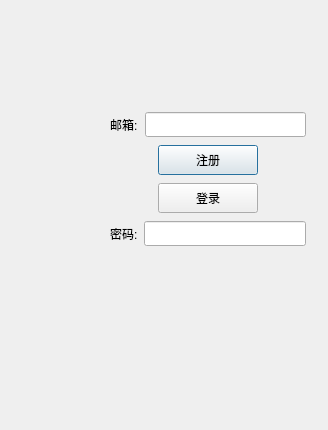
<?xml version="1.0" encoding="UTF-8"?>
<ui version="4.0">
 <class>UserLoginDialog</class>
 <widget class="QDialog" name="UserLoginDialog">
  <property name="geometry">
   <rect>
    <x>0</x>
    <y>0</y>
    <width>328</width>
    <height>430</height>
   </rect>
  </property>
  <property name="windowTitle">
   <string>Dialog</string>
  </property>
  <widget class="QWidget" name="">
   <property name="geometry">
    <rect>
     <x>110</x>
     <y>110</y>
     <width>196</width>
     <height>138</height>
    </rect>
   </property>
   <layout class="QVBoxLayout" name="verticalLayout_2">
    <item>
     <layout class="QHBoxLayout" name="horizontalLayout_8">
      <property name="spacing">
       <number>7</number>
      </property>
      <property name="leftMargin">
       <number>0</number>
      </property>
      <property name="topMargin">
       <number>0</number>
      </property>
      <property name="rightMargin">
       <number>0</number>
      </property>
      <property name="bottomMargin">
       <number>0</number>
      </property>
      <item>
       <widget class="QLabel" name="user_label_2">
        <property name="minimumSize">
         <size>
          <width>0</width>
          <height>25</height>
         </size>
        </property>
        <property name="text">
         <string>邮箱:</string>
        </property>
       </widget>
      </item>
      <item>
       <widget class="QLineEdit" name="user_edit_2">
        <property name="minimumSize">
         <size>
          <width>0</width>
          <height>25</height>
         </size>
        </property>
       </widget>
      </item>
     </layout>
    </item>
    <item>
     <layout class="QHBoxLayout" name="horizontalLayout_9">
      <item>
       <spacer name="horizontalSpacer_8">
        <property name="orientation">
         <enum>Qt::Horizontal</enum>
        </property>
        <property name="sizeHint" stdset="0">
         <size>
          <width>40</width>
          <height>20</height>
         </size>
        </property>
       </spacer>
      </item>
      <item>
       <widget class="QPushButton" name="reg_btn_2">
        <property name="minimumSize">
         <size>
          <width>100</width>
          <height>30</height>
         </size>
        </property>
        <property name="text">
         <string>注册</string>
        </property>
       </widget>
      </item>
      <item>
       <spacer name="horizontalSpacer_9">
        <property name="orientation">
         <enum>Qt::Horizontal</enum>
        </property>
        <property name="sizeHint" stdset="0">
         <size>
          <width>40</width>
          <height>20</height>
         </size>
        </property>
       </spacer>
      </item>
     </layout>
    </item>
    <item>
     <layout class="QHBoxLayout" name="horizontalLayout_6">
      <item>
       <spacer name="horizontalSpacer_6">
        <property name="orientation">
         <enum>Qt::Horizontal</enum>
        </property>
        <property name="sizeHint" stdset="0">
         <size>
          <width>40</width>
          <height>20</height>
         </size>
        </property>
       </spacer>
      </item>
      <item>
       <widget class="QPushButton" name="login_btn_2">
        <property name="minimumSize">
         <size>
          <width>100</width>
          <height>30</height>
         </size>
        </property>
        <property name="text">
         <string>登录</string>
        </property>
       </widget>
      </item>
      <item>
       <spacer name="horizontalSpacer_7">
        <property name="orientation">
         <enum>Qt::Horizontal</enum>
        </property>
        <property name="sizeHint" stdset="0">
         <size>
          <width>40</width>
          <height>20</height>
         </size>
        </property>
       </spacer>
      </item>
     </layout>
    </item>
    <item>
     <layout class="QHBoxLayout" name="horizontalLayout_7">
      <item>
       <widget class="QLabel" name="pass_label_2">
        <property name="minimumSize">
         <size>
          <width>0</width>
          <height>25</height>
         </size>
        </property>
        <property name="text">
         <string>密码:</string>
        </property>
       </widget>
      </item>
      <item>
       <widget class="QLineEdit" name="pass_edit_2">
        <property name="minimumSize">
         <size>
          <width>0</width>
          <height>25</height>
         </size>
        </property>
       </widget>
      </item>
     </layout>
    </item>
   </layout>
  </widget>
 </widget>
 <resources/>
 <connections/>
</ui>
